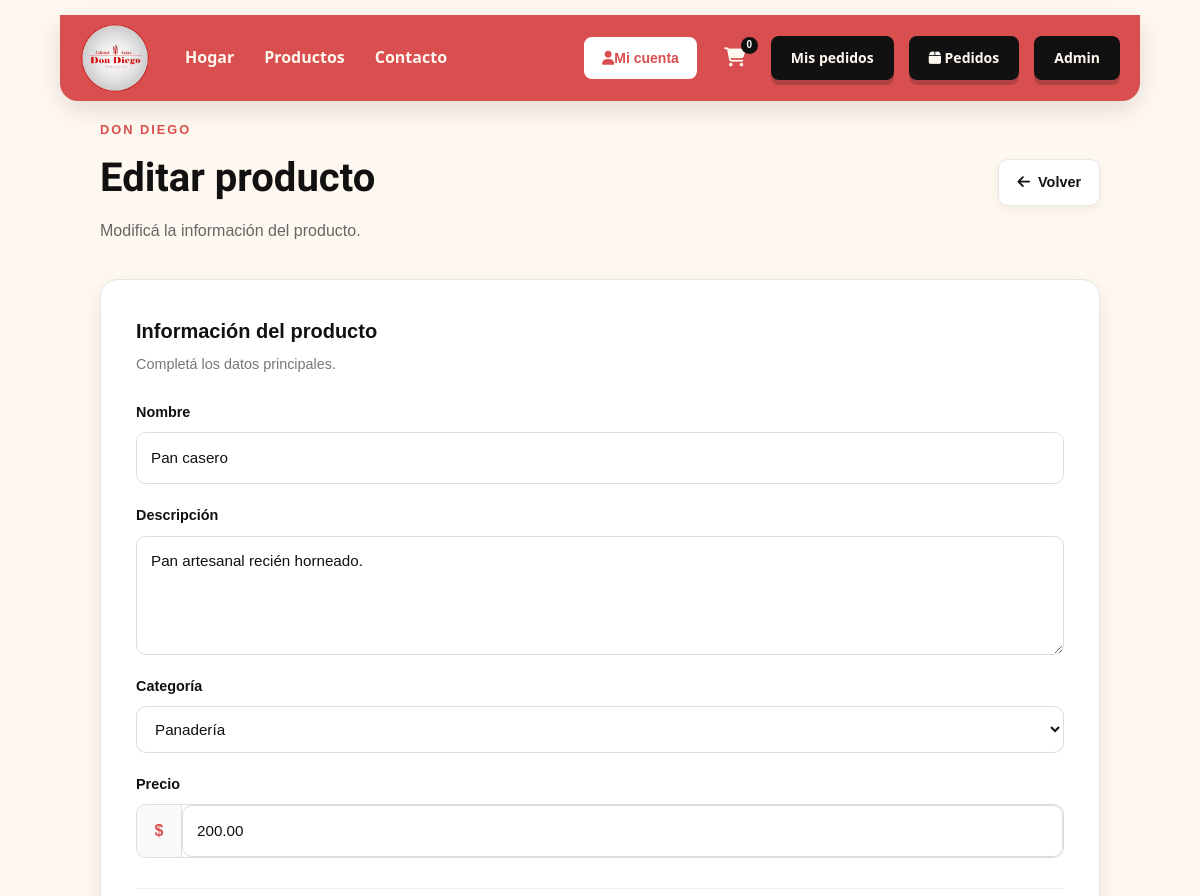
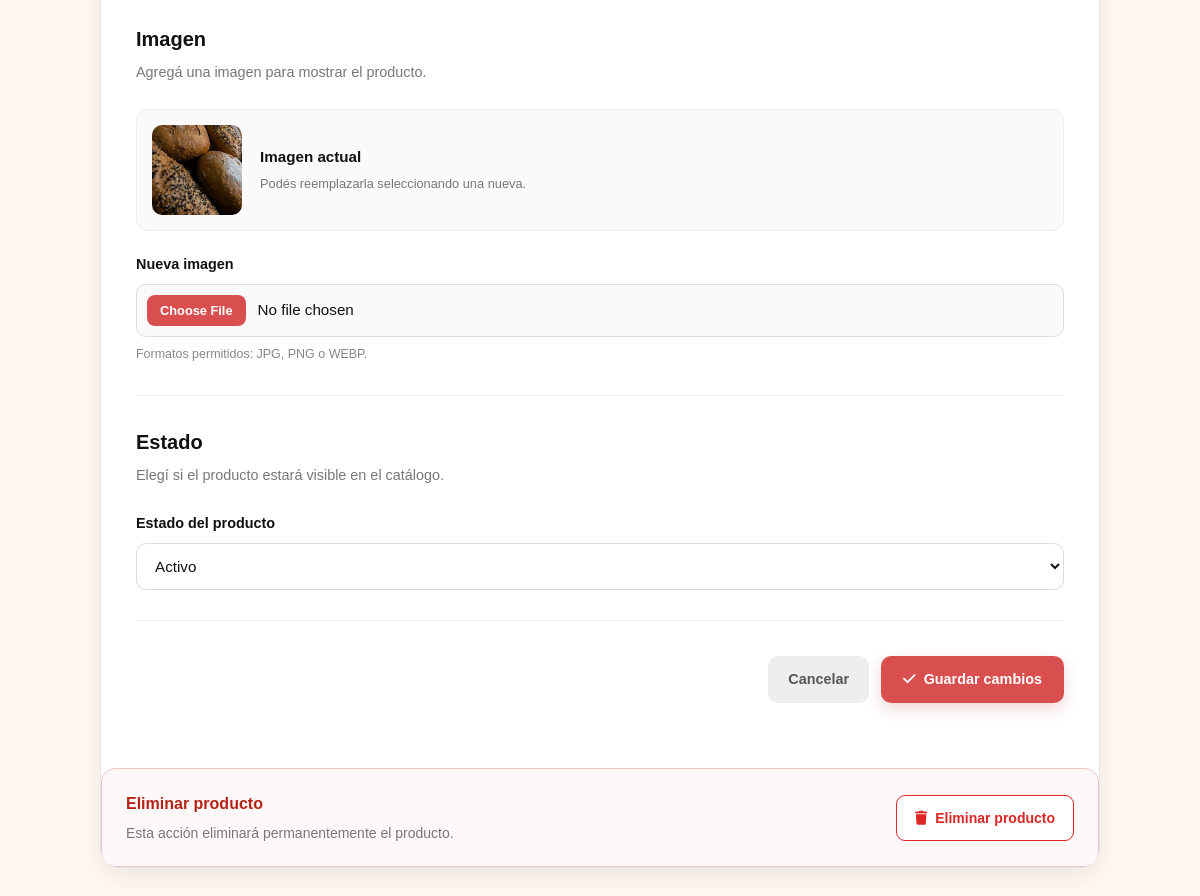
Screenshot of /controllers/ProductoController.php?accion=editar&id=22 (signed in) with the database file from the repository (2 pictures, top to bottom).
### tables this page shows
CREATE TABLE `productos` (
  `id` int(11) NOT NULL,
  `nombre` varchar(150) NOT NULL,
  `descripcion` text DEFAULT NULL,
  `precio` decimal(10,2) NOT NULL,
  `categoria_id` int(11) NOT NULL,
  `imagen` varchar(255) DEFAULT NULL,
  `activo` tinyint(1) NOT NULL DEFAULT 1,
  `created_at` timestamp NOT NULL DEFAULT current_timestamp(),
  `updated_at` timestamp NOT NULL DEFAULT current_timestamp() ON UPDATE current_timestamp()
);

CREATE TABLE `categorias` (
  `id` int(11) NOT NULL,
  `nombre` varchar(100) NOT NULL
);

### models/Producto.php (called while the page is built, shortened)
<?php
class Producto
{
    private $db;
    public function __construct($db)
    {
        $this->db = $db;
    }
    public function obtenerPorId($id)
    {
        $sql = "
            SELECT
                p.id,
                p.nombre,
                p.descripcion,
                p.precio,
                p.imagen,
                p.activo,
                p.categoria_id,
                c.nombre AS categoria
            FROM productos p
            INNER JOIN categorias c
                ON p.categoria_id = c.id
            WHERE p.id = ?
        ";
        $stmt = $this->db->prepare($sql);
        $stmt->bind_param("i", $id);
        $stmt->execute();
        $resultado = $stmt->get_result();
        return $resultado->fetch_assoc();
    }
    public function obtenerCategorias()
    {
        $sql = "
            SELECT
                id,
                nombre
            FROM categorias
            ORDER BY nombre ASC
        ";
        $resultado = $this->db->query($sql);
        return $resultado->fetch_all(MYSQLI_ASSOC);
    }
}

### views/admin/productos-form.php (the view, shortened to what this page needs)
<?php
require __DIR__ . '/../layouts/head.php';
$editando = !empty($producto);
?>
<body class="pagina-admin">
    <?php require __DIR__ . '/../layouts/header.php'; ?>
    <main class="admin-form-container">
        <section class="admin-form-header">
            <div>
                <span class="admin-etiqueta">
                    DON DIEGO
                </span>
                <h1>
                    <?= $editando ? 'Editar producto' : 'Agregar producto' ?>
                </h1>
                <p>
                    <?= $editando
                        ? 'Modificá la información del producto.'
                        : 'Agregá un nuevo producto al catálogo.'
                    ?>
                </p>
            </div>
            <a
                href="ProductoController.php?accion=listar"
                class="btn-volver">
                <i class="fa-solid fa-arrow-left"></i>
                Volver
            </a>
        </section>
        <section class="admin-form-card">
            <form
                action="ProductoController.php"
                method="POST"
                enctype="multipart/form-data"
                class="producto-form">
                <div class="form-seccion">
                    <div class="form-seccion-header">
                        <h2>
                            Información del producto
                        </h2>
                        <p>
                            Completá los datos principales.
                        </p>
                    </div>
                    <div class="form-grupo">
                        <label for="nombre">
                            Nombre
                        </label>
                        <input
                            type="text"
                            id="nombre"
                            name="nombre"
                            placeholder="Ej. Bizcochos de grasa"
                            value="<?= htmlspecialchars($producto['nombre'] ?? '') ?>"
                            required>
                    </div>
                    <div class="form-grupo">
                        <label for="descripcion">
                            Descripción
                        </label>
                        <textarea
                            id="descripcion"
                            name="descripcion"
                            rows="4"
                            placeholder="Describí brevemente el producto..."><?= htmlspecialchars($producto['descripcion'] ?? '') ?></textarea>
                    </div>
                    <div class="form-grupo">
                        <label for="categoria">
                            Categoría
                        </label>
                        <select
                            id="categoria"
                            name="categoria_id"
                            required>
                            <?php foreach ($categorias as $categoria): ?>
                                <option
                                    value="<?= $categoria['id'] ?>"
                                    <?= (($producto['categoria_id'] ?? '') == $categoria['id'])
                                        ? 'selected'
                                        : ''
                                    ?>>
                                    <?= htmlspecialchars($categoria['nombre']) ?>
                                </option>
                            <?php endforeach; ?>
                        </select>
                    </div>
                    <div class="form-grupo">
                        <label for="precio">
                            Precio
                        </label>
                        <div class="input-precio">
                            <span>
                                $
                            </span>
                            <input
                                type="number"
                                id="precio"
                                name="precio"
                                min="0"
                                step="1"
                                placeholder="0"
                                value="<?= htmlspecialchars($producto['precio'] ?? '') ?>"
                                required>
                        </div>
                    </div>
                </div>
                <div class="form-seccion">
                    <div class="form-seccion-header">
                        <h2>
                            Imagen
                        </h2>
                        <p>
                            Agregá una imagen para mostrar el producto.
                        </p>
                    </div>
                    <?php if ($editando && !empty($producto['imagen'])): ?>
                        <div class="imagen-actual">
                            <img
                                src="/DonDiego-Panaderia-Pruebas/public/img/<?= htmlspecialchars($producto['imagen']) ?>"
                                alt="<?= htmlspecialchars($producto['nombre']) ?>">
                            <div>
                                <strong>
                                    Imagen actual
                                </strong>
                                <span>
                                    Podés reemplazarla seleccionando una nueva.
                                </span>
                            </div>
                        </div>
                    <?php endif; ?>
                    <div class="form-grupo">
                        <label for="imagen">
                            <?= $editando
                                ? 'Nueva imagen'
                                : 'Imagen del producto'
                            ?>
                        </label>
                        <input
                            type="file"
                            id="imagen"
                            name="imagen"
                            accept="image/jpeg,image/png,image/webp"
                            <?= $editando ? '' : 'required' ?>>
                        <small>
                            Formatos permitidos: JPG, PNG o WEBP.
                        </small>
                    </div>
                </div>
                <?php if ($editando): ?>
                    <div class="form-seccion">
                        <div class="form-seccion-header">
                            <h2>
                                Estado
                            </h2>
                            <p>
                                Elegí si el producto estará visible en el catálogo.
                            </p>
                        </div>
                        <div class="form-grupo">
                            <label for="activo">
                                Estado del producto
                            </label>
                            <select
                                id="activo"
                                name="activo">
                                <option
                                    value="1"
                                    <?= ($producto['activo'] ?? 1) == 1
                                        ? 'selected'
                                        : ''
                                    ?>>
                                    Activo
                                </option>
                            </select>
                        </div>
                    </div>
                <?php endif; ?>
                <div class="form-acciones">
                    <a
                        href="ProductoController.php?accion=listar"
                        class="btn-cancelar">
                        Cancelar
                    </a>
                    <button
                        type="submit"
                        class="btn-guardar">
                        <i class="fa-solid fa-check"></i>
                        <?= $editando
                            ? 'Guardar cambios'
                            : 'Agregar producto'
                        ?>
                    </button>
                </div>
            </form>
            <?php if ($editando): ?>
                <div class="form-eliminar">
                    <div>
                        <strong>
                            Eliminar producto
                        </strong>
                        <p>
                            Esta acción eliminará permanentemente el producto.
                        </p>
                    </div>
                    <form
                        action="ProductoController.php"
                        method="POST"
                        onsubmit="return confirm(
                            '¿Seguro que querés eliminar este producto? Esta acción no se puede deshacer.'
                        );"
                    >
                        <button
                            type="submit"
                            class="btn-eliminar-definitivo"
                        >
                            <i class="fa-solid fa-trash"></i>
                            Eliminar producto
                        </button>
                    </form>
                </div>
            <?php endif; ?>
        </section>
    </main>
</body>
</html>

### public/css/variable.css (style rules this page uses)
:root { --color-background: #FFF8F0; --color-primary: #D94F4F; --color-secondary: #B22222; --color-brown: #8B5E3C; --color-text: #333333; --color-dark: #111111; --font-main: "Sansita Swashed", cursive; --font-title: var(--font-main); --font-body: system-ui, -apple-system, "Segoe UI", Roboto, "Helvetica Neue", Arial, sans-serif; --radius: 8px; --radius-img: 15px; }

### public/css/style.css (style rules this page uses)
* { margin: 0; padding: 0; box-sizing: border-box; }
html { scroll-behavior: smooth; }
body { font-family: Arial, sans-serif; background-color: #fff; color: #222; line-height: 1.6; }
img { max-width: 100%; display: block; }
a { text-decoration: none; color: inherit; }
button, input, textarea, select { font: inherit; }
button { cursor: pointer; }

### rows the page displays
productos: nombre "Pan casero", descripcion "Pan artesanal recién horneado.", categoria_id "Panadería", precio "200.00", imagen (picture), activo "Activo"

### other values shown
$cantidadCarrito "0"
